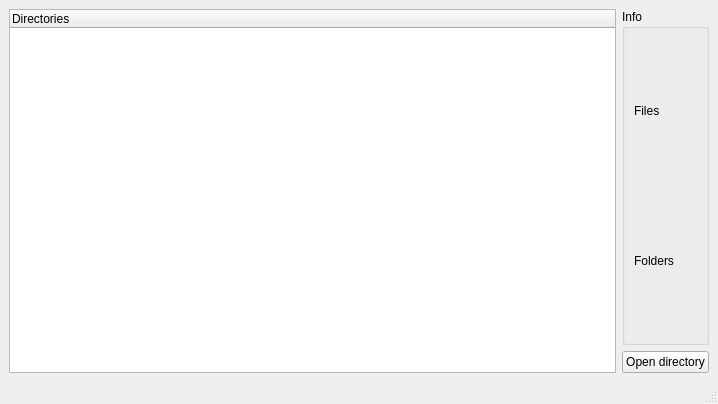
<?xml version="1.0" encoding="UTF-8"?>
<ui version="4.0">
 <class>MainWindow</class>
 <widget class="QMainWindow" name="MainWindow">
  <property name="geometry">
   <rect>
    <x>0</x>
    <y>0</y>
    <width>718</width>
    <height>404</height>
   </rect>
  </property>
  <property name="windowTitle">
   <string>MainWindow</string>
  </property>
  <widget class="QWidget" name="centralwidget">
   <layout class="QHBoxLayout" name="horizontalLayout_2">
    <item>
     <widget class="QTreeWidget" name="treeWidget">
      <column>
       <property name="text">
        <string>Directories</string>
       </property>
      </column>
     </widget>
    </item>
    <item>
     <layout class="QVBoxLayout" name="verticalLayout_3">
      <item>
       <widget class="QGroupBox" name="groupBox">
        <property name="title">
         <string>Info</string>
        </property>
        <layout class="QVBoxLayout" name="verticalLayout">
         <item>
          <layout class="QHBoxLayout" name="horizontalLayout">
           <item>
            <widget class="QLabel" name="label">
             <property name="text">
              <string>Files</string>
             </property>
            </widget>
           </item>
           <item>
            <widget class="QLabel" name="labelFiles">
             <property name="text">
              <string/>
             </property>
            </widget>
           </item>
          </layout>
         </item>
         <item>
          <layout class="QHBoxLayout" name="horizontalLayout_3">
           <item>
            <widget class="QLabel" name="label_2">
             <property name="text">
              <string>Folders</string>
             </property>
            </widget>
           </item>
           <item>
            <widget class="QLabel" name="labelFolders">
             <property name="text">
              <string/>
             </property>
            </widget>
           </item>
          </layout>
         </item>
        </layout>
       </widget>
      </item>
      <item>
       <widget class="QPushButton" name="pushButtonOpenFolder">
        <property name="text">
         <string>Open directory</string>
        </property>
       </widget>
      </item>
     </layout>
    </item>
   </layout>
  </widget>
  <widget class="QMenuBar" name="menubar">
   <property name="geometry">
    <rect>
     <x>0</x>
     <y>0</y>
     <width>718</width>
     <height>22</height>
    </rect>
   </property>
  </widget>
  <widget class="QStatusBar" name="statusbar"/>
 </widget>
 <resources/>
 <connections/>
</ui>
